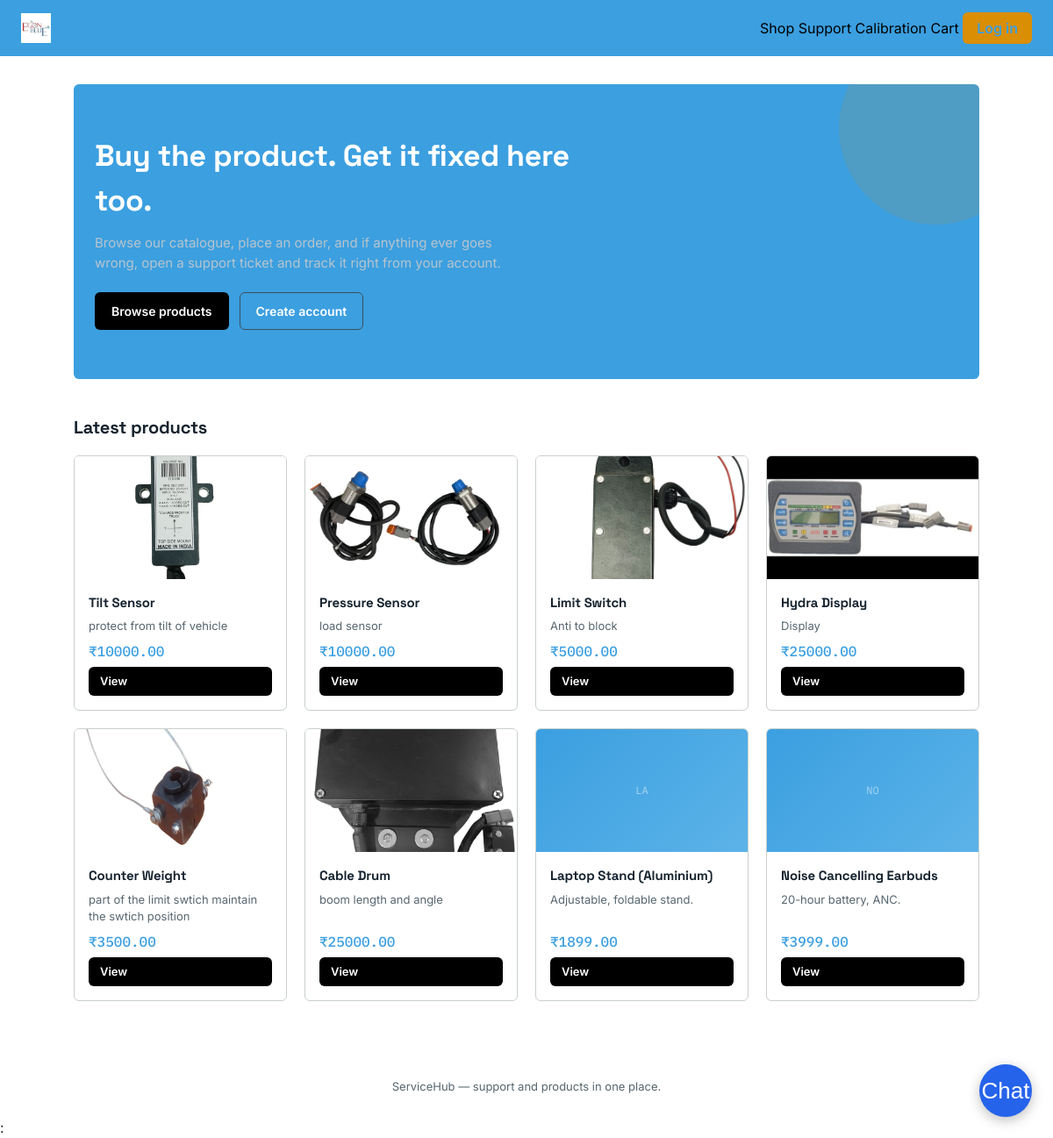
The app's page /, older data.
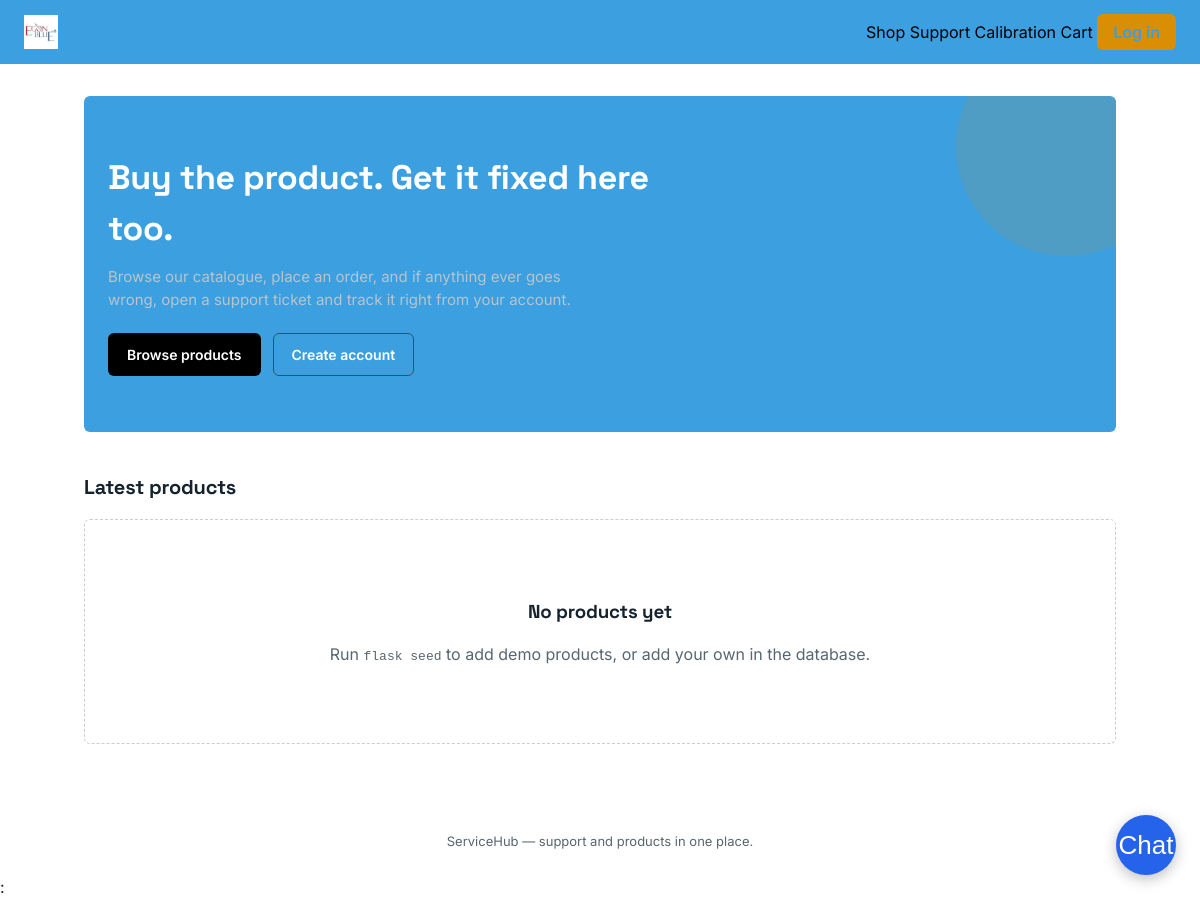
The same page, newer data.
### app.py (models this page shows)
class Product(db.Model):
    id = db.Column(db.Integer, primary_key=True)
    name = db.Column(db.String(200), nullable=False)
    description = db.Column(db.Text)
    price = db.Column(db.Float, nullable=False)
    stock = db.Column(db.Integer, default=0)
    image_url = db.Column(db.String(400))
    created_at = db.Column(db.DateTime, default=datetime.utcnow)

### app.py (the view)
@app.route('/')
def index():
    products = Product.query.order_by(Product.created_at.desc()).limit(8).all()
    return render_template('index.html', products=products)

### templates/index.html (shortened to what this page needs)
{% extends 'base.html' %}
{% block content %}
<div class="hero">
  <h1>Buy the product. Get it fixed here too.</h1>
  <p>Browse our catalogue, place an order, and if anything ever goes wrong, open a support ticket and track it right from your account.</p>
<div class="actions">
    <a href="{{ url_for('products') }}" class="btn btn-amber" style="background:#000000; color:#ffffff;">Browse products</a>
    {% if current_user.is_authenticated %}
      <a href="{{ url_for('new_ticket') }}" class="btn btn-outline" style="border-color:#3d4f5c;color:#fff;">Raise a ticket</a>
    {% else %}
      <a href="{{ url_for('register') }}" class="btn btn-outline" style="border-color:#3d4f5c;color:#fff;">Create account</a>
    {% endif %}
  </div>
</div>
<h2 style="font-size:20px;">Latest products</h2>
{% if products %}
<div class="grid grid-4">
  {% for p in products %}
  <div class="product-card">
    {% if p.image_url %}
    <div class="thumb thumb-img" style="background-image:url('{{ p.image_url }}');"></div>
    {% else %}
    <div class="thumb">{{ p.name[:2].upper() }}</div>
    {% endif %}
    <div class="body">
      <h3>{{ p.name }}</h3>
      <div class="desc">{{ p.description }}</div>
      <div class="price">&#8377;{{ '%.2f'|format(p.price) }}</div>
    <a href="{{ url_for('product_detail', product_id=p.id) }}" class="btn btn-primary btn-sm" style="background:#000000;">View</a>
    </div>
  </div>
  {% endfor %}
</div>
{% else %}
<div class="empty">
  <h3>No products yet</h3>
  <p>Run <code>flask seed</code> to add demo products, or add your own in the database.</p>
</div>
{% endif %}
{% endblock %}

Row changes from the older to the newer data that the page shows:
removed Product: image_url (picture), name "Tilt Sensor", description "protect from tilt of vehicle", price "10000.00"
removed Product: image_url (picture), name "Pressure Sensor", description "load sensor", price "10000.00"
removed Product: image_url (picture), name "Limit Switch", description "Anti to block", price "5000.00"
removed Product: image_url (picture), name "Hydra Display", description "Display", price "25000.00"
removed Product: image_url (picture), name "Counter Weight", description "part of the limit swtich maintain the swtich position", price "3500.00"
removed Product: image_url (picture), name "Cable Drum", description "boom length and angle", price "25000.00"
removed Product: name "LA", name "Laptop Stand (Aluminium)", description "Adjustable, foldable stand.", price "1899.00"
removed Product: name "NO", name "Noise Cancelling Earbuds", description "20-hour battery, ANC.", price "3999.00"
Text that changed along with them:
text now shown: "No products yet Run flask seed to add demo products, or add your own in the database."
